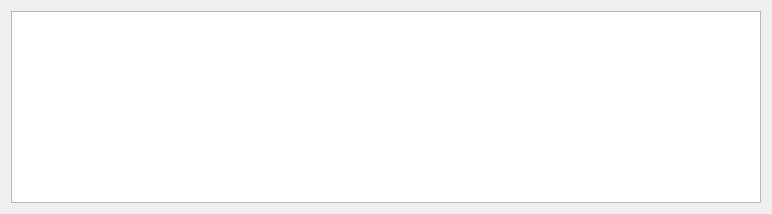
<?xml version="1.0" encoding="UTF-8"?>
<ui version="4.0">
 <class>Form</class>
 <widget class="QWidget" name="Form">
  <property name="sizePolicy">
   <sizepolicy hsizetype="Expanding" vsizetype="Expanding">
    <horstretch>0</horstretch>
    <verstretch>0</verstretch>
   </sizepolicy>
  </property>
  <property name="minimumSize">
   <size>
    <width>750</width>
    <height>0</height>
   </size>
  </property>
  <property name="windowTitle">
   <string>Form</string>
  </property>
  <layout class="QVBoxLayout" name="verticalLayout">
   <item>
    <widget class="QTextBrowser" name="textBrowser">
     <property name="sizePolicy">
      <sizepolicy hsizetype="Preferred" vsizetype="Preferred">
       <horstretch>0</horstretch>
       <verstretch>0</verstretch>
      </sizepolicy>
     </property>
     <property name="minimumSize">
      <size>
       <width>750</width>
       <height>0</height>
      </size>
     </property>
     <property name="maximumSize">
      <size>
       <width>16777215</width>
       <height>16777215</height>
      </size>
     </property>
    </widget>
   </item>
  </layout>
 </widget>
 <resources/>
 <connections/>
</ui>
